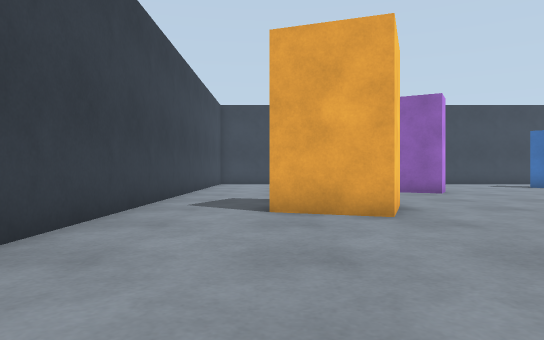
view 1 (above)

24 first-person views from a walk through a robot-simulator world made for Gazebo. The camera is 0.72 m above the floor, looks level and sees 70° across. The floor is counted in squares, 1 m on a side. Each view is taken from the middle of a square. On the plan, view 1 faces up. The plan holds only what a view shows up to about 11 squares ahead; the rest is blank. The place goes on beyond the plan.

view 2
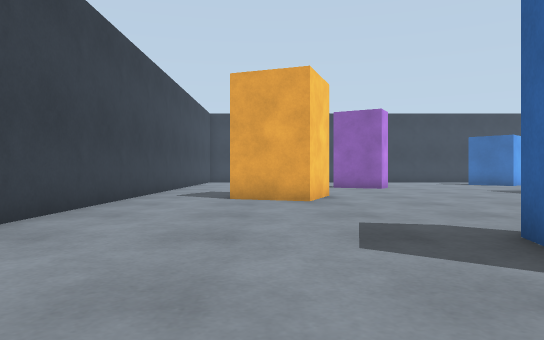

view 3
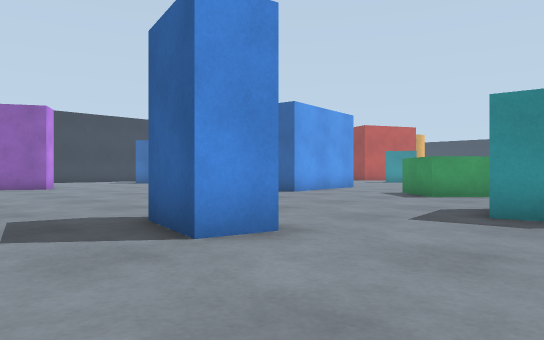

view 4
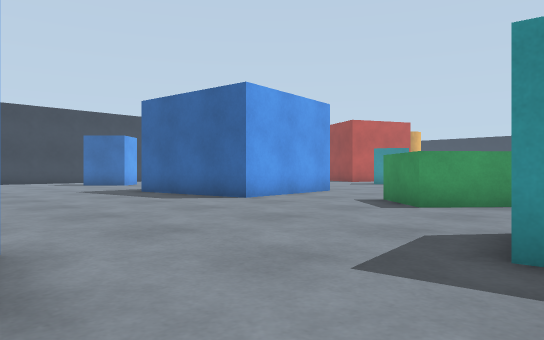

view 5
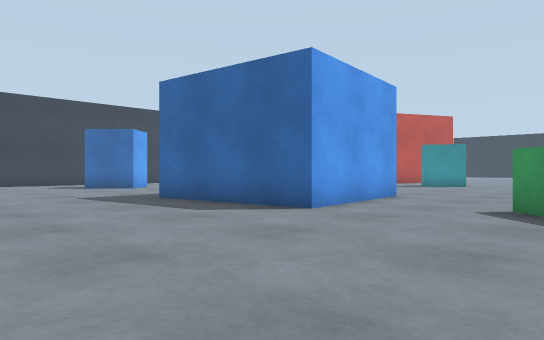

view 6
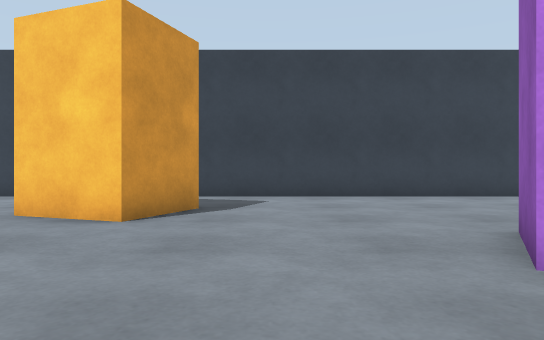

view 7
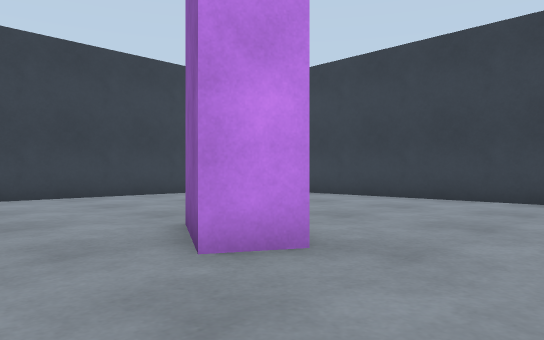

view 8
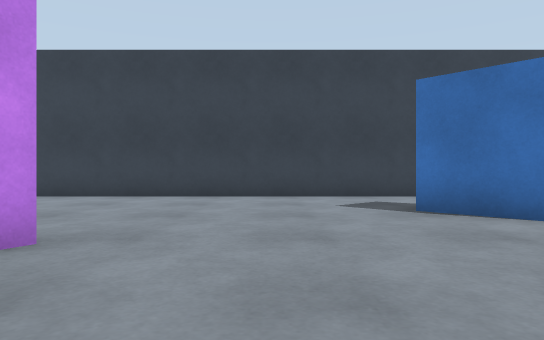

view 9
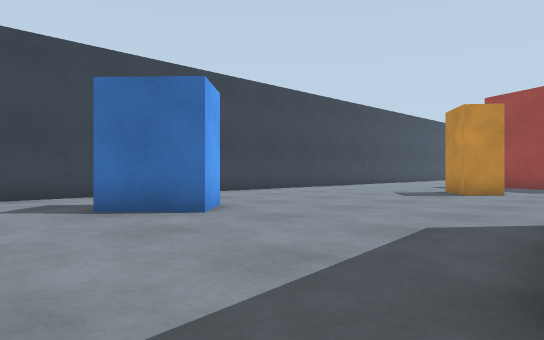

view 10
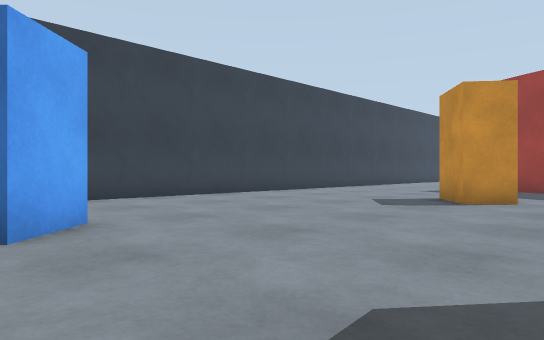

view 11
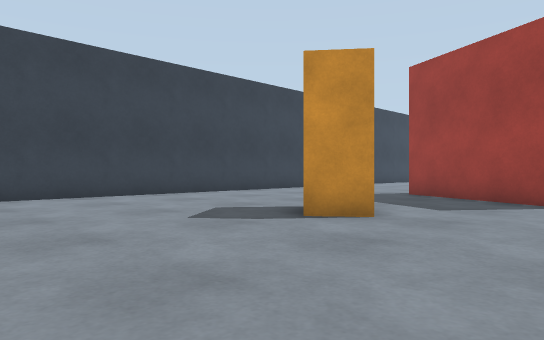

view 12
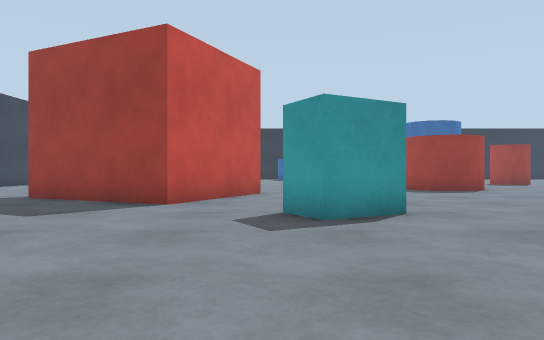

view 13
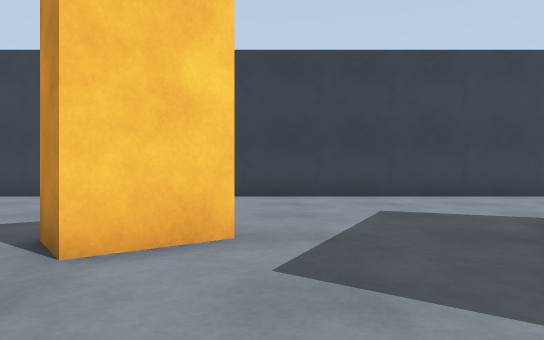

view 14
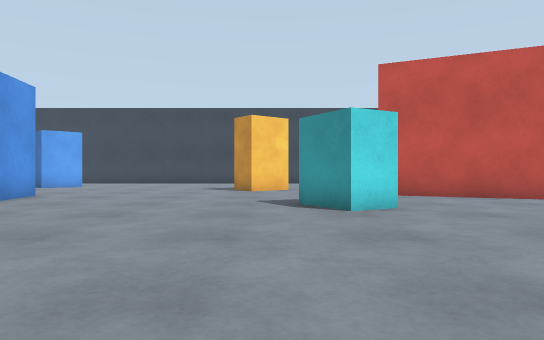

view 15
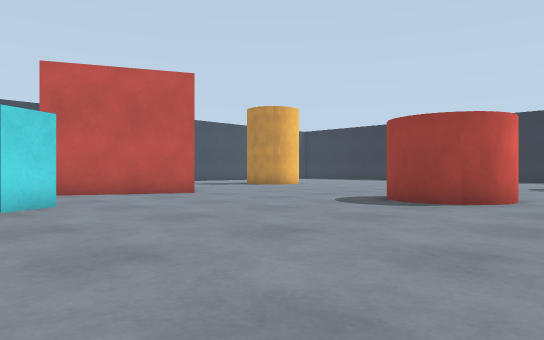

view 16
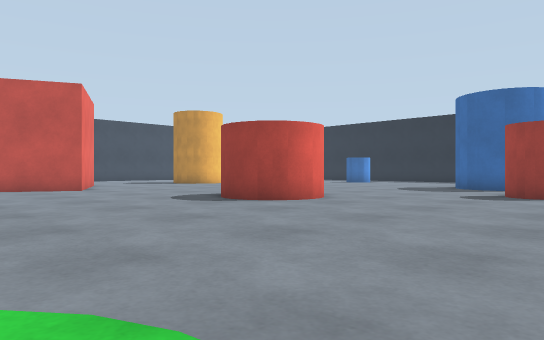

view 17
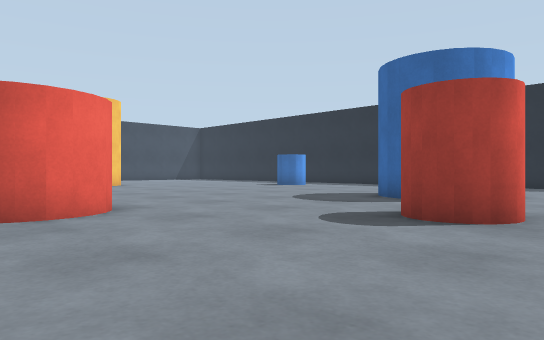

view 18
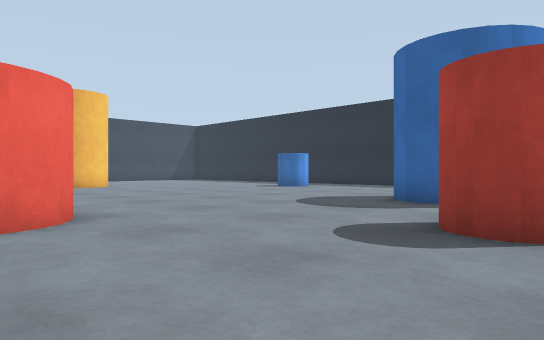

view 19
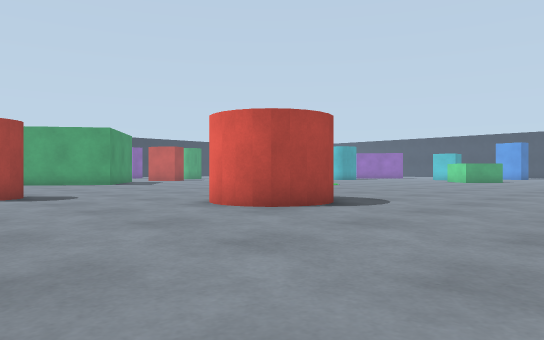

view 20
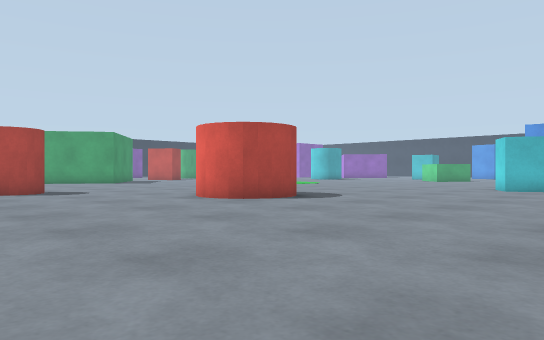

view 21
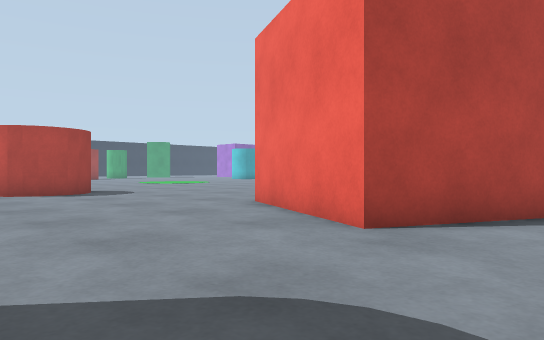

view 22
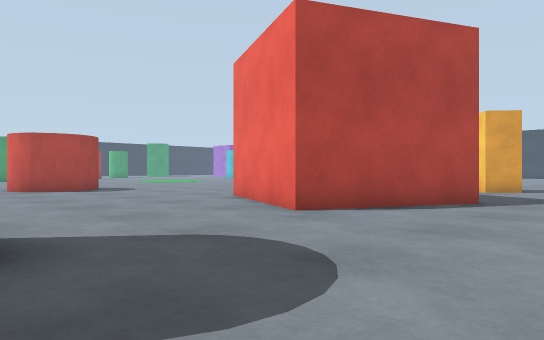

view 23
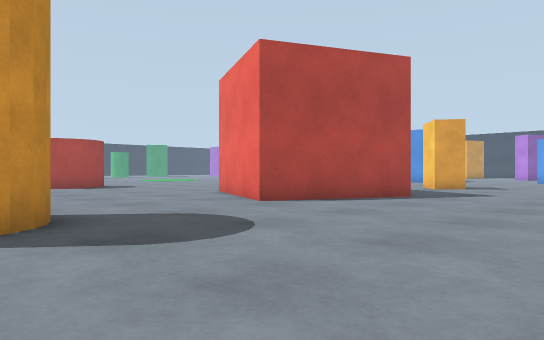

view 24
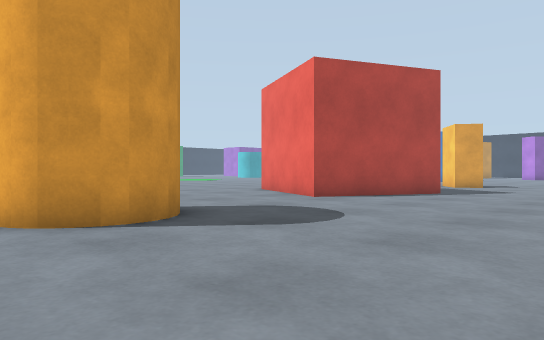

### Floor plan
Key: @ floor where view 1 was taken; # wall or solid block; . floor; B orange box; L blue box; G green box; C cyan box; P purple box; R red box; E red cylinder; U blue cylinder; A orange cylinder.
Columns run from 3 left of view 1 to 38 right of it. Each row starts with its distance up from view 1.
 20      ############################
 19      ........... ................   .... .
 18      ..........  ........................
 17 #    .......... ..........................
 16 #..   ........L L.........................
 15 #....  .......LL.........................
 14 #..... .................B....RR.......AA.
 13 #......PP..............BB....RRRR.....A A
 12 #.......P..............B....R   RR....
 11 #...........................R   R.....
 10 #................L.........RRR R........ .
  9 #............L   L...........RRR.........
  8 #...BB.......L   L.......C................
  7 #..B B........L    ......C ...............
  6 #...BB........L    ......CC..............
  5 #.............LLLLL......................
  4 #........................................
  3 #................................EE......
  2 #...............G..   ..........EE E......
  1  ......L.......G      ...........E E......
  0   .@...L.......G        ..........E.......
 -1   .....L........G       ..................
 -2     .......CC.          . ...............U
 -3     .......CC             ............EE
 -4     . ..                  ............EE.
 -5                            ..............
 -6                           . ..  . ..

Positions as (right, up) in squares from view 1, and headings:
1: (0, 0), facing up
2: (1, -3), facing up
3: (1, -4), facing up-right
4: (4, -3), facing up-right
5: (5, 0), facing up-right
6: (8, 10), facing left
7: (8, 10), facing up-left
8: (8, 9), facing up
9: (8, 9), facing up-right
10: (11, 10), facing up-right
11: (15, 9), facing up-right
12: (16, 8), facing right
13: (22, 9), facing up
14: (21, -1), facing up
15: (21, -2), facing up-right
16: (23, -6), facing up-right
17: (29, -6), facing up-right
18: (30, -5), facing up-right
19: (37, 8), facing down-left
20: (38, 10), facing down-left
21: (34, 15), facing down-left
22: (35, 17), facing down-left
23: (36, 19), facing down-left
24: (38, 19), facing down-left
